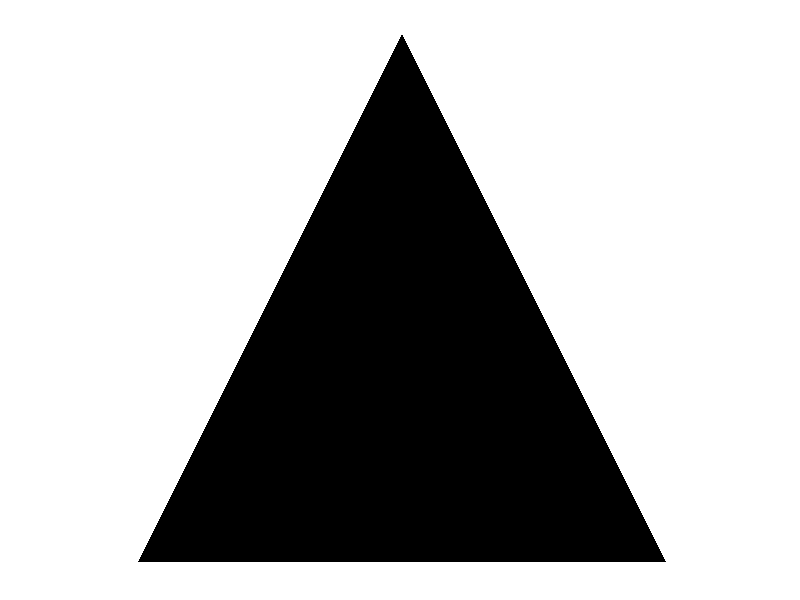

Write R code to recreate this figure. (Note: a time limit stopped this script after it produced the figure.)
#========================================================
# Deterministic Algorithm Example: Sierpinski Gasket
#========================================================

# This algorithm iterates functions on a starting set to create the Sierpinski Gasket. 
#
# The starting set is defined as a LIST of PAIRS of points in the plane.
#
# Each PAIR of points corresponds to a straight line drawn between them.
#
# The functions are applied to each of the endpoints, creating a new list of pairs of points.
#
# This process is repeated for the specified number of iterations.
#
# Finally, the resulting set is plotted by drawing lines between the pairs of points.
#

 library(ggplot2)

  # = Pick the number of iterations =
  N <- 7

  # = Define the functions =
  f_1 <- function(x){
    (1/2)*x
  }
  
  f_2 <- function(x){
    (1/2)*x + c(1/2,0)
  }
  
  f_3 <- function(x){
    (1/2)*x + c(1/4,sqrt(3)/4)
  }
  
  # = Define the starting set as a list of pairs of points =
  
  A <- c(0,0)
  B <- c(1,0)
  C <- c(1/2, sqrt(3)/2)
  
  ref <- c(1/2, sqrt(3)/6)
  
  S <- list()
  S[[1]] <- A
  S[[2]] <- B
  S[[3]] <- C
  
  # Plot the starting set
  datapoly <- data.frame(rbind(A,B,C))
  datapoly$id <- rep(1,times=3)
  datapoly$value <- rep(1,times=3)
  p <- ggplot(datapoly, aes(x = X1, y = X2)) +
    geom_polygon(aes(fill = value, group = id))
  p + guides(fill=FALSE) +
    scale_fill_gradient(low="black", high="black") +
    theme(aspect.ratio=1) +
    xlim(c(0,1)) + ylim(c(0,sqrt(3)/2)) +
    theme(axis.line=element_blank(),
          axis.text.x=element_blank(),
          axis.text.y=element_blank(),
          axis.ticks=element_blank(),
          axis.title.x=element_blank(),
          axis.title.y=element_blank(),
          legend.position="none",
          panel.background=element_blank(),
          panel.border=element_blank(),
          panel.grid.major=element_blank(),
          panel.grid.minor=element_blank(),
          plot.background=element_blank())
  
  
  # = = = = = = = = = = = = = = = = = = = = = = = = =
  
  
  # = Iterate the functions =
  
  FF <- list()
  pts <- list()
  refs <- list()
  
  refs[[1]] <- ref
  
  for(i in 1:N){
    
    for(j in 1:length(refs)){
      
      pts[[j]] <- list(f_1(refs[[j]]),
                       f_2(refs[[j]]),
                       f_3(refs[[j]]))
    }
    
    for(j in 1:length(S)){
      
      FF[[j]] <- list(f_1(S[[j]]),
                      f_2(S[[j]]),
                      f_3(S[[j]]))
      
    }
    
    S <- unlist(FF, recursive = FALSE)
    refs <- unlist(pts, recursive=FALSE)
  }

  
# = Prep to plot the lines between the pairs of points in the list S
 
  X<-vector()
  Y<-vector()
  
  for(j in 1:length(S)){
   p <- S[[j]]
    X[j] <- p[1]
    Y[j] <- p[2]
  
 } 
  
# Prepare reference x and y values
  x<-vector()
  y<-vector()
  
  for(j in 1:length(refs)){
    r <- refs[[j]]
    x[j] <- r[1]
    y[j] <- r[2]
  } 

#----------------------------------------------------------
# Prepare a list of vertices to use as the shading polygons

refs_df <- data.frame(x,y)
pts_df <- data.frame(X, Y)
regions <- list()
corners <- list()

lambda <- 1/2
shrink <- lambda^N

 for(i in 1:length(refs)){
   for(j in 1: nrow(pts_df)){
     how_far <- c(sqrt((pts_df[[j,1]]-refs_df[[i,1]])^2 + (pts_df[[j,2]]-refs_df[[i,2]])^2))
     if(how_far <= shrink){
       corners[[j]] <- pts_df[j,]
     } else{corners[[j]] <- NA}
   }
   regions[[i]]<- corners
 }

#-----------------------------------------------
# Convert each list of vertices to a dataframe

regions_dfs <- list()

for(j in 1:length(regions)){
  
  test_region <- regions[[j]]
  tr_df <- data.frame(matrix(NA, nrow = length(test_region), ncol = 2))
  
  for(i in 1:length(test_region)){
    if(length(test_region[[i]][1])>0 & length(test_region[[i]][2])>0){
      
      tr_df[i,1] <- test_region[[i]][1]
      tr_df[i,2] <- test_region[[i]][2]
      
    }
  }
  
  # Remove null rows
  tr_df <- tr_df[unique(which(!is.na(tr_df), arr.ind = TRUE)[,1]),]
  
  # Remove duplicates
  tr_df <- tr_df[!duplicated(tr_df), ]
  
  # Add to list of dataframes
  regions_dfs[[j]] <- tr_df
}

#---------------------------------------------------------------------------------
# Plot the shading using geom_polygon
# When using geom_polygon, you will typically need two data frames:
# one contains the coordinates of each polygon (positions),  and the
# other the values associated with each polygon (values).  An id
# variable links the two together

# Combine regions into one dataframe, using convex hull to fix ordering
df <- regions_dfs[[1]]
df <- df[chull(df),]

for(i in 2:length(regions_dfs)){
  add_below <- regions_dfs[[i]]
  df <- rbind(df, add_below[chull(add_below),])
}
row.names(df) <- c(1:nrow(df))

# Define id variables to specify groups to be shaded
ids <- c(1:length(regions_dfs))

# Combine a ids, a constant shading value, and vertices
datapoly <- data.frame(
  id = rep(ids, each = 3),
  value = rep(1, each = 3),
  x = df$X1,
  y = df$X2
)

# Create the plot
p <- ggplot(datapoly, aes(x = x, y = y)) +
  geom_polygon(aes(fill = value, group = id))
p + guides(fill=FALSE) +
    scale_fill_gradient(low="black", high="black") +
    theme(aspect.ratio=1) +
    xlim(c(0,1)) + ylim(c(0,sqrt(3)/2)) +
  theme(axis.line=element_blank(),
        axis.text.x=element_blank(),
        axis.text.y=element_blank(),
        axis.ticks=element_blank(),
        axis.title.x=element_blank(),
        axis.title.y=element_blank(),
        legend.position="none",
        panel.background=element_blank(),
        panel.border=element_blank(),
        panel.grid.major=element_blank(),
        panel.grid.minor=element_blank(),
        plot.background=element_blank())
